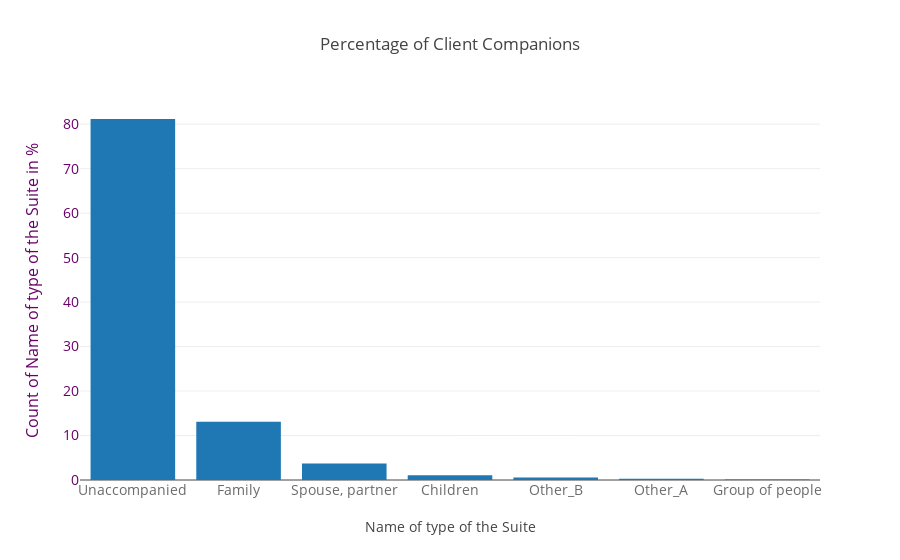

The notebook cell this image was saved under:
### Code cell
######### client Companion when applying for the application ##############

temp = application_train["NAME_TYPE_SUITE"].value_counts()

trace = go.Bar(
    x = temp.index,
    y = (temp / temp.sum())*100,
)
data = [trace]
layout = go.Layout(
    title = "Percentage of Client Companions ",
    xaxis=dict(
        title='Name of type of the Suite',
        tickfont=dict(
            size=14,
            color='rgb(107, 107, 107)'
        )
    ),
    yaxis=dict(
        title='Count of Name of type of the Suite in %',
        titlefont=dict(
            size=16,
            color='rgb(107, 0, 107)'
        ),
        tickfont=dict(
            size=14,
            color='rgb(107, 0, 107)'
        )
)
)
fig = go.Figure(data=data, layout=layout)
py.iplot(fig, filename='schoolStateNames')

### Figure 1 — Plotly figure (JSON) as saved in the notebook; plotly's stock layout.template omitted (floating-point values rounded to 4 significant figures)
{"data": [{"type": "bar", "x": ["Unaccompanied", "Family", "Spouse, partner", "Children", "Other_B", "Other_A", "Group of people"], "y": [81.16, 13.11, 3.713, 1.067, 0.578, 0.2828, 0.0885]}], "layout": {"title": "Percentage of Client Companions ", "xaxis": {"tickfont": {"color": "rgb(107, 107, 107)", "size": 14}, "title": "Name of type of the Suite"}, "yaxis": {"tickfont": {"color": "rgb(107, 0, 107)", "size": 14}, "title": "Count of Name of type of the Suite in %", "titlefont": {"color": "rgb(107, 0, 107)", "size": 16}}}}
